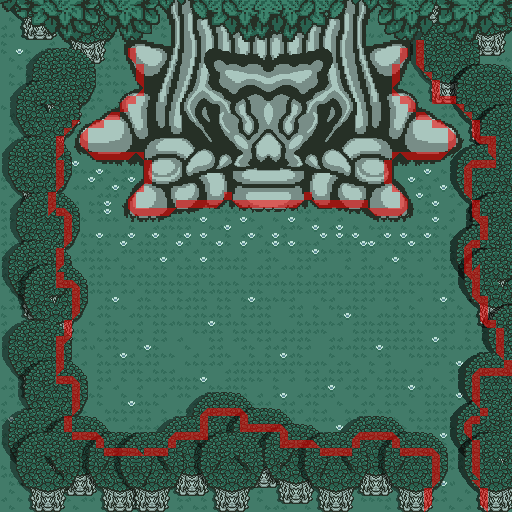

A 2D game scene composited from a Tiled map and its tileset images. What follows is a short description and the map's XML, with each tile layer's data collapsed to a summary:
An orthogonal 64x64 tile map with 8x8 px tiles, 12 tile layers (1.Background, 5a.Grass, 5b.Grass, 5c.Grass, ...), 3 tilesets.

<map version="1.5" tiledversion="1.6.0" orientation="orthogonal" renderorder="right-down" width="64" height="64" tilewidth="8" tileheight="8" infinite="0" nextlayerid="13" nextobjectid="1">
 <tileset firstgid="1" source="WoodsWSecret-OutsideStatic.tsx" />
 <tileset firstgid="51" source="WoodsWSecret-OustideCollisions.tsx" />
 <tileset firstgid="90" source="WoodsWSecret-Collisions.tsx" />
 <layer id="1" name="1.Background" width="64" height="64">
  <properties>
   <property name="unity:sortingOrder" type="int" value="1" />
  </properties>
  <data>[4096 cells, 4096 non-empty, 1 distinct tile ids]</data>
 </layer>
 <layer id="2" name="5a.Grass" width="64" height="64">
  <properties>
   <property name="unity:sortingOrder" type="int" value="5" />
  </properties>
  <data>[4096 cells, 1523 non-empty, 3 distinct tile ids]</data>
 </layer>
 <layer id="10" name="5b.Grass" width="64" height="64">
  <properties>
   <property name="unity:sortingOrder" type="int" value="5" />
  </properties>
  <data>[4096 cells, 1073 non-empty, 2 distinct tile ids]</data>
 </layer>
 <layer id="11" name="5c.Grass" width="64" height="64">
  <properties>
   <property name="unity:sortingOrder" type="int" value="5" />
  </properties>
  <data>[4096 cells, 1070 non-empty, 2 distinct tile ids]</data>
 </layer>
 <layer id="8" name="6a.Flowers" width="64" height="64">
  <properties>
   <property name="unity:sortingOrder" type="int" value="6" />
  </properties>
  <data>[4096 cells, 74 non-empty, 1 distinct tile ids]</data>
 </layer>
 <layer id="9" name="6b.Flowers" width="64" height="64">
  <properties>
   <property name="unity:sortingOrder" type="int" value="6" />
  </properties>
  <data>[4096 cells, 74 non-empty, 1 distinct tile ids]</data>
 </layer>
 <layer id="3" name="8.GreatTreeBelow" width="64" height="64">
  <properties>
   <property name="unity:sortingOrder" type="int" value="8" />
  </properties>
  <data>[4096 cells, 2 non-empty, 2 distinct tile ids]</data>
 </layer>
 <layer id="4" name="15.TreeBelow" width="64" height="64">
  <properties>
   <property name="unity:sortingOrder" type="int" value="15" />
  </properties>
  <data>[4096 cells, 36 non-empty, 1 distinct tile ids]</data>
 </layer>
 <layer id="12" name="34.TreeAboveWithSway" width="64" height="64">
  <properties>
   <property name="unity:sortingOrder" type="int" value="34" />
  </properties>
  <data>[4096 cells, 36 non-empty, 1 distinct tile ids]</data>
 </layer>
 <layer id="5" name="35.TreeAboveHiddenForSway" width="64" height="64">
  <properties>
   <property name="unity:sortingOrder" type="int" value="35" />
  </properties>
  <data>[4096 cells, 35 non-empty, 1 distinct tile ids]</data>
 </layer>
 <layer id="6" name="38.GreatTreeAbove" width="64" height="64">
  <properties>
   <property name="unity:sortingOrder" type="int" value="38" />
  </properties>
  <data>[4096 cells, 2 non-empty, 2 distinct tile ids]</data>
 </layer>
 <layer id="7" name="50.Collision" width="64" height="64" opacity="0.53">
  <properties>
   <property name="unity:sortingOrder" type="int" value="50" />
  </properties>
  <data>[4096 cells, 280 non-empty, 5 distinct tile ids]</data>
 </layer>
</map>
